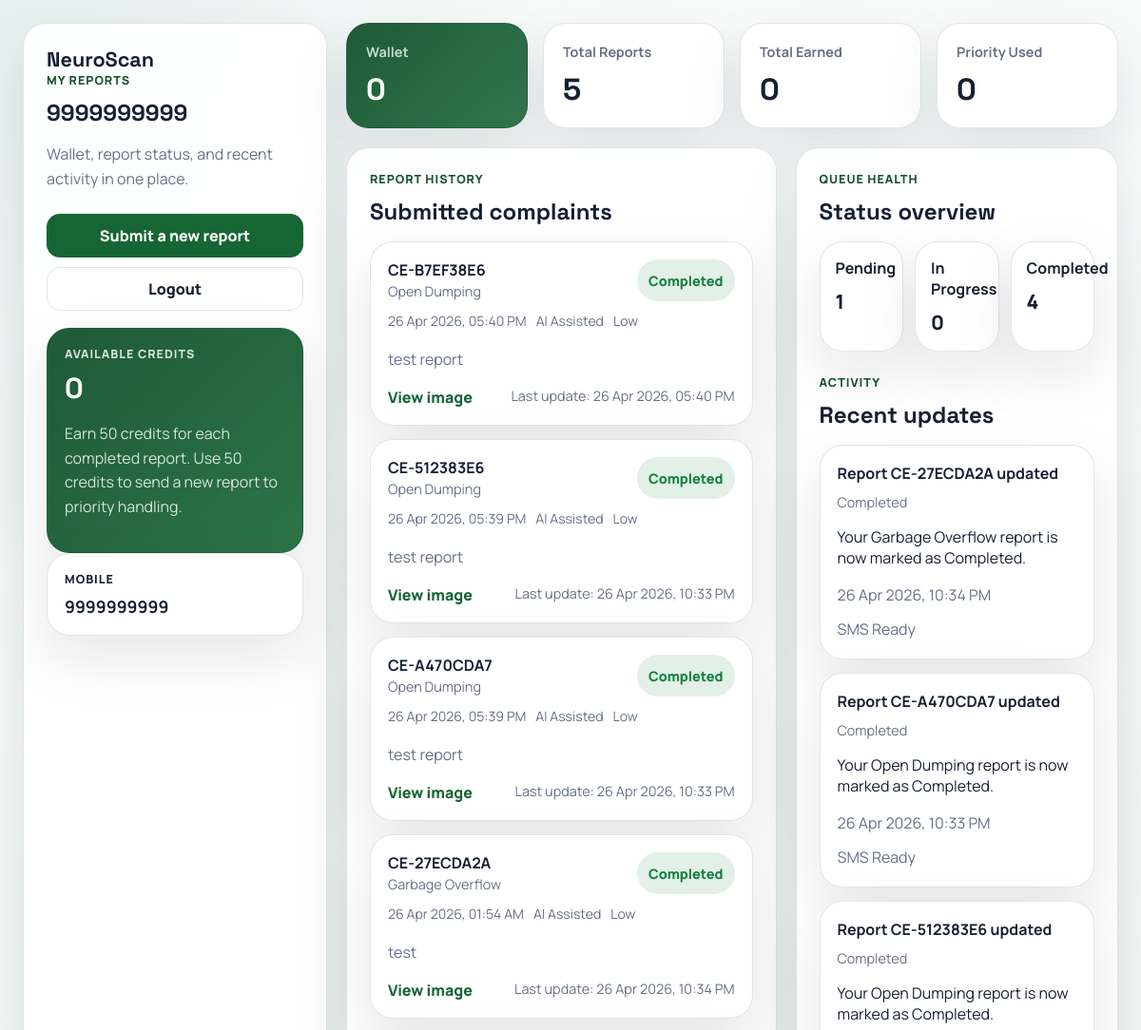
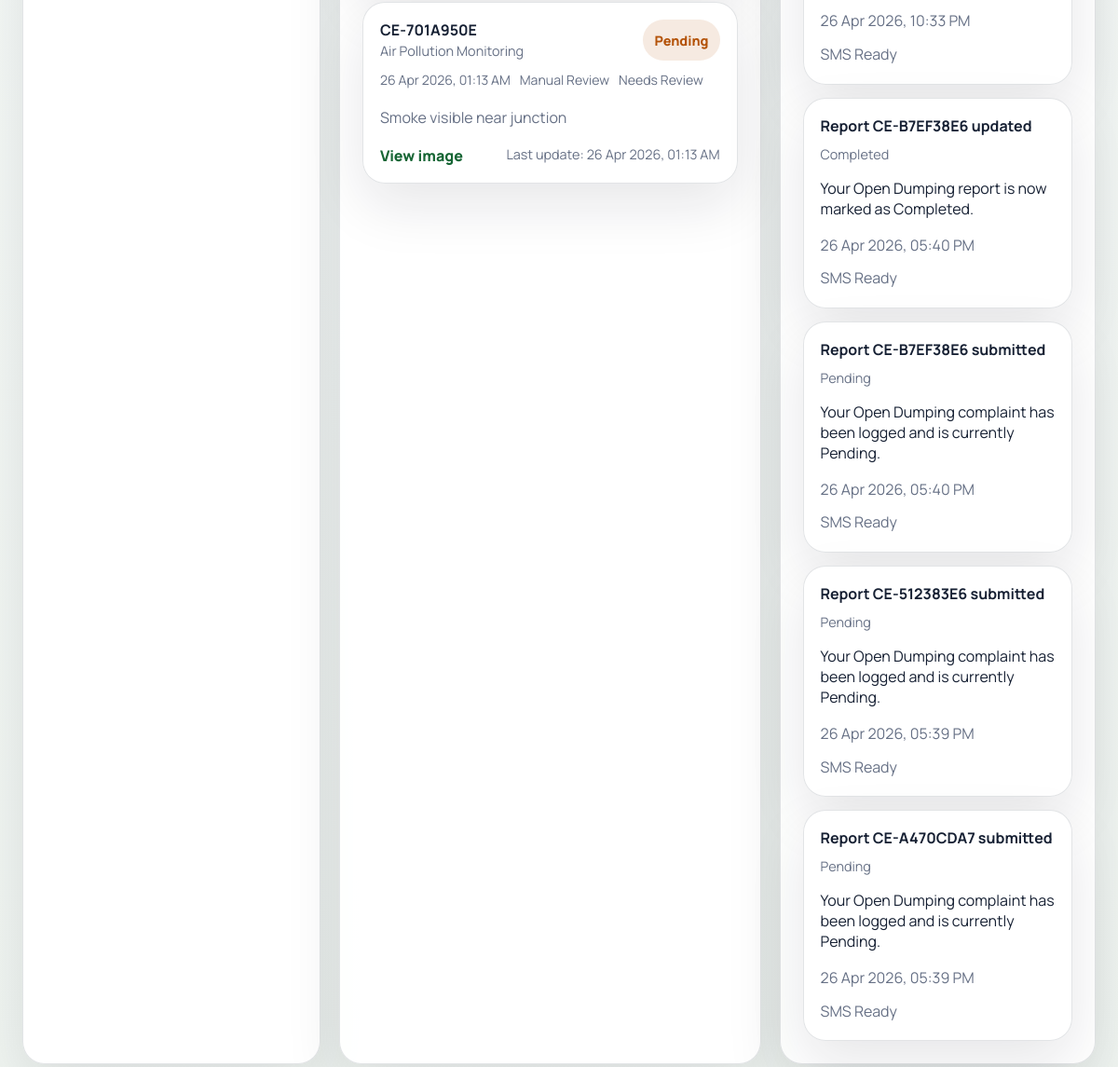
Page /my-reports (signed in) on the committed database (2 pictures, top to bottom).
### database.py (models this page shows)
class Complaint(Base):
    __tablename__ = "complaints"
    id = Column(Integer, primary_key=True)
    issue_type = Column(String)
    image_path = Column(String)
    confidence = Column(Float)
    latitude = Column(Float)
    longitude = Column(Float)
    comment = Column(String)
    status = Column(String, default="Pending")
    user_name = Column(String)
    user_contact = Column(String)
    reference_code = Column(String)
    created_at = Column(String)
    user_id = Column(Integer)
    issue_key = Column(String)
    detection_mode = Column(String)
    model_key = Column(String)
    severity = Column(String)
    last_updated_at = Column(String)
    reward_points = Column(Integer, default=0)
    priority_requested = Column(Integer, default=0)

class Notification(Base):
    __tablename__ = "notifications"
    id = Column(Integer, primary_key=True)
    user_id = Column(Integer)
    complaint_id = Column(Integer)
    title = Column(String)
    message = Column(String)
    channel = Column(String)
    status_snapshot = Column(String)
    created_at = Column(String)
    read_at = Column(String)

### app.py (the view)
@app.get("/my-reports", response_class=HTMLResponse)
async def my_reports(request: Request):
    current_user = get_current_user_session(request)
    if not current_user:
        return RedirectResponse("/login", status_code=302)
    db = SessionLocal()
    available_credits = 0
    total_earned_credits = 0
    try:
        user_record = db.query(User).filter(User.id == current_user.get("id")).first()
        if user_record:
            available_credits = int(getattr(user_record, "credit_points", 0) or 0)
            total_earned_credits = int(getattr(user_record, "total_points_earned", 0) or 0)
        notifications = db.query(Notification).filter(
            Notification.user_id == current_user.get("id")
        ).order_by(Notification.id.desc()).limit(20).all()
        current_time = format_timestamp()
        for notification in notifications:
            if notification.read_at is None:
                notification.read_at = current_time
        db.commit()
        complaints = db.query(Complaint).filter(
            Complaint.user_id == current_user.get("id")
        ).order_by(Complaint.id.desc()).all()
        notifications = db.query(Notification).filter(
            Notification.user_id == current_user.get("id")
        ).order_by(Notification.id.desc()).limit(20).all()
        for complaint in complaints:
            complaint.image_url = build_image_url(complaint.image_path)
    finally:
        db.close()
    report_stats = {
        "total": len(complaints),
        "pending": sum(1 for complaint in complaints if complaint.status == "Pending"),
        "in_progress": sum(1 for complaint in complaints if complaint.status == "In Progress"),
        "completed": sum(1 for complaint in complaints if complaint.status == "Completed"),
    }
    credit_summary = {
        "available": available_credits,
        "earned": total_earned_credits,
        "priority_used": sum(1 for complaint in complaints if getattr(complaint, "priority_requested", 0)),
    }
    return templates.TemplateResponse(
        request,
        "my_reports.html",
        {
            **portal_context(request),
            "complaints": complaints,
            "notifications": notifications,
            "report_stats": report_stats,
            "credit_summary": credit_summary,
            "completion_reward_points": COMPLETION_REWARD_POINTS,
            "priority_redeem_cost": PRIORITY_REDEEM_COST,
        },
    )

### templates/my_reports.html (shortened to what this page needs)
<!DOCTYPE html>
<html lang="en">
<head>
    <link rel="stylesheet" href="/static/user_reports.css">
</head>
<body>
    <div class="reports-shell">
        <aside class="reports-sidebar">
            <a href="/" class="brand">NeuroScan</a>
            <p class="eyebrow">My reports</p>
            <h1>{{ user.name }}</h1>
            <p class="sidebar-copy">Wallet, report status, and recent activity in one place.</p>
            <div class="sidebar-actions">
                <a href="/report" class="sidebar-link primary">Submit a new report</a>
                <a href="/logout" class="sidebar-link">Logout</a>
            </div>
            <div class="wallet-card">
                <span class="wallet-label">Available credits</span>
                <strong>{{ credit_summary.available }}</strong>
                <p>Earn {{ completion_reward_points }} credits for each completed report. Use {{ priority_redeem_cost }} credits to send a new report to priority handling.</p>
            </div>
            <div class="identity-card">
                <span>Mobile</span>
                <strong>{{ user.mobile }}</strong>
            </div>
        </aside>
        <main class="reports-main">
            <section class="summary-grid">
                <article class="summary-card highlight">
                    <span>Wallet</span>
                    <strong>{{ credit_summary.available }}</strong>
                </article>
                <article class="summary-card">
                    <span>Total Reports</span>
                    <strong>{{ report_stats.total }}</strong>
                </article>
                <article class="summary-card">
                    <span>Total Earned</span>
                    <strong>{{ credit_summary.earned }}</strong>
                </article>
                <article class="summary-card">
                    <span>Priority Used</span>
                    <strong>{{ credit_summary.priority_used }}</strong>
                </article>
            </section>
            <section class="content-grid">
                <div class="panel">
                    <div class="panel-head">
                        <div>
                            <p class="mini-label">Report history</p>
                            <h2>Submitted complaints</h2>
                        </div>
                    </div>
                    <div class="report-list">
                        {% for complaint in complaints %}
                        <article class="report-card">
                            <div class="report-top">
                                <div>
                                    <strong>{{ complaint.reference_code or ('CE-' ~ complaint.id) }}</strong>
                                    <span>{{ complaint.issue_type }}</span>
                                </div>
                                <span class="status-chip {{ (complaint.status or 'Pending').lower().replace(' ', '-') }}">{{ complaint.status or 'Pending' }}</span>
                            </div>
                            <div class="report-meta">
                                <span>{{ complaint.created_at or 'Earlier record' }}</span>
                                <span>{{ complaint.detection_mode or 'Manual Review' }}</span>
                                <span>{{ complaint.severity or 'Needs Review' }}</span>
                            </div>
                            <p>{{ complaint.comment if complaint.comment else 'No additional comment was provided for this report.' }}</p>
                            <div class="report-footer">
                                <div class="report-links">
                                    <a href="{{ complaint.image_url }}">View image</a>
                                </div>
                                <span>Last update: {{ complaint.last_updated_at or complaint.created_at or 'Pending review' }}</span>
                            </div>
                        </article>
                        {% else %}
                        <p class="empty-state">No reports yet. Submit your first complaint to start tracking updates here.</p>
                        {% endfor %}
                    </div>
                </div>
                <div class="panel">
                    <div class="panel-head">
                        <div>
                            <p class="mini-label">Queue health</p>
                            <h2>Status overview</h2>
                        </div>
                    </div>
                    <div class="status-stack">
                        <article class="notification-card compact-card">
                            <div class="notification-top">
                                <strong>Pending</strong>
                                <span>{{ report_stats.pending }}</span>
                            </div>
                        </article>
                        <article class="notification-card compact-card">
                            <div class="notification-top">
                                <strong>In Progress</strong>
                                <span>{{ report_stats.in_progress }}</span>
                            </div>
                        </article>
                        <article class="notification-card compact-card">
                            <div class="notification-top">
                                <strong>Completed</strong>
                                <span>{{ report_stats.completed }}</span>
                            </div>
                        </article>
                    </div>
                    <div class="panel-head secondary-head">
                        <div>
                            <p class="mini-label">Activity</p>
                            <h2>Recent updates</h2>
                        </div>
                    </div>
                    <div class="notification-list">
                        {% for notification in notifications %}
                        <article class="notification-card">
                            <div class="notification-top">
                                <strong>{{ notification.title }}</strong>
                                <span>{{ notification.status_snapshot }}</span>
                            </div>
                            <p>{{ notification.message }}</p>
                            <div class="notification-meta">
                                <span>{{ notification.created_at }}</span>
                                <span>{{ notification.channel }}</span>
                            </div>
                        </article>
                        {% else %}
                        <p class="empty-state">Updates will appear here after the first report is reviewed.</p>
                        {% endfor %}
                    </div>
                </div>
            </section>
        </main>
    </div>
</body>
</html>

### rows in the picture
Complaint: reference_code "CE-B7EF38E6", issue_type "Open Dumping", status "Completed", created_at "26 Apr 2026, 05:40 PM", detection_mode "AI Assisted", severity "Low", comment "test report", last_updated_at "26 Apr 2026, 05:40 PM"
Complaint: reference_code "CE-512383E6", issue_type "Open Dumping", status "Completed", created_at "26 Apr 2026, 05:39 PM", detection_mode "AI Assisted", severity "Low", comment "test report", last_updated_at "26 Apr 2026, 10:33 PM"
Complaint: reference_code "CE-A470CDA7", issue_type "Open Dumping", status "Completed", created_at "26 Apr 2026, 05:39 PM", detection_mode "AI Assisted", severity "Low", comment "test report", last_updated_at "26 Apr 2026, 10:33 PM"
Complaint: reference_code "CE-27ECDA2A", issue_type "Garbage Overflow", status "Completed", created_at "26 Apr 2026, 01:54 AM", detection_mode "AI Assisted", severity "Low", comment "test", last_updated_at "26 Apr 2026, 10:34 PM"
Complaint: reference_code "CE-701A950E", issue_type "Air Pollution Monitoring", status "Pending", created_at "26 Apr 2026, 01:13 AM", detection_mode "Manual Review", severity "Needs Review", comment "Smoke visible near junction", last_updated_at+created_at "26 Apr 2026, 01:13 AM"
Notification: title "Report CE-27ECDA2A updated", status_snapshot "Completed", message "Your Garbage Overflow report is now marked as Completed.", created_at "26 Apr 2026, 10:34 PM", channel "SMS Ready"
Notification: title "Report CE-A470CDA7 updated", status_snapshot "Completed", message "Your Open Dumping report is now marked as Completed.", created_at "26 Apr 2026, 10:33 PM", channel "SMS Ready"
Notification: title "Report CE-512383E6 updated", status_snapshot "Completed", message "Your Open Dumping report is now marked as Completed.", created_at "26 Apr 2026, 10:33 PM", channel "SMS Ready"
Notification: title "Report CE-B7EF38E6 updated", status_snapshot "Completed", message "Your Open Dumping report is now marked as Completed.", created_at "26 Apr 2026, 05:40 PM", channel "SMS Ready"
Notification: title "Report CE-B7EF38E6 submitted", status_snapshot "Pending", message "Your Open Dumping complaint has been logged and is currently Pending.", created_at "26 Apr 2026, 05:40 PM", channel "SMS Ready"
Notification: title "Report CE-512383E6 submitted", status_snapshot "Pending", message "Your Open Dumping complaint has been logged and is currently Pending.", created_at "26 Apr 2026, 05:39 PM", channel "SMS Ready"
Notification: title "Report CE-A470CDA7 submitted", status_snapshot "Pending", message "Your Open Dumping complaint has been logged and is currently Pending.", created_at "26 Apr 2026, 05:39 PM", channel "SMS Ready"

### other values in the picture
{{ user.name }} "9999999999"
{{ credit_summary.available }} "0"
{{ completion_reward_points }} "50"
{{ priority_redeem_cost }} "50"
{{ user.mobile }} "9999999999"
{{ report_stats.total }} "5"
{{ credit_summary.earned }} "0"
{{ credit_summary.priority_used }} "0"
{{ report_stats.pending }} "1"
{{ report_stats.in_progress }} "0"
{{ report_stats.completed }} "4"
